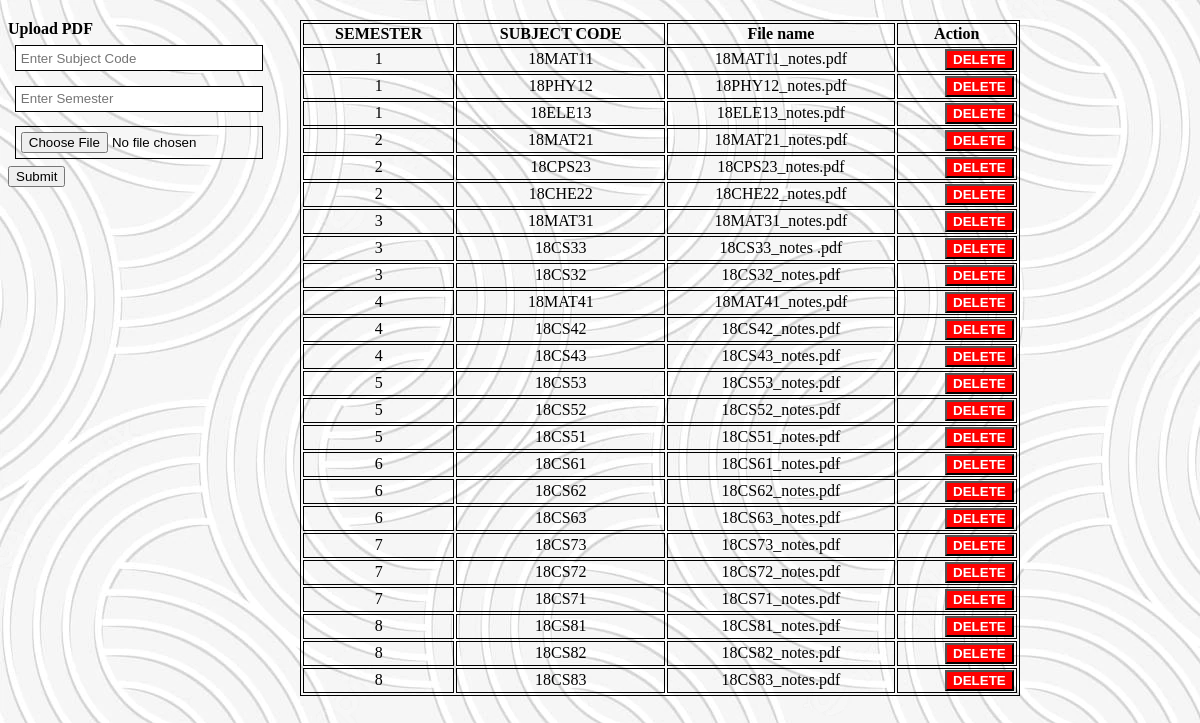
The app's page /Learning/adminnotes.php with its own data.
### tables this page shows
CREATE TABLE `notes` (
  `id` int(11) NOT NULL,
  `sem` int(11) NOT NULL,
  `scode` varchar(100) NOT NULL,
  `filename` varchar(100) NOT NULL
);

### Learning/adminnotes.php (the view, shortened to what this page needs)
<!DOCTYPE html>
<html>
<body>
<?php
require_once 'dbconnect.php';
$selectQuery = "SELECT * FROM `notes` ORDER BY sem";
$squery = mysqli_query($conn, $selectQuery);
 ?>
   <table style="width: 60%; position :absolute; left:25%;" >
      <tr>
         <th>SEMESTER</th>
         <th>SUBJECT CODE</th>
         <th>File name</th>
         <th>Action</th>
      </tr>
      <?php
			 while (($result = mysqli_fetch_assoc($squery))) {
			 ?>
      <tr>
      <td align="center"><?php echo $result['sem'];?></td>
      <td align="center"><?php echo $result['scode'];?></td>
         <td align="center"><?php echo $result['filename'];?></td>
         <td align="center"><form action="adminnotes.php" method="post">
            <input type="submit" class="deletebtn" onclick="
                     alert('Deleted Successfully');" value="DELETE">
         </form>
      </td>
      </tr>
      <?php
          }
			 ?>
   </table>
   <strong>Upload PDF</strong>
				<form method="post" action="uploadnotes.php" enctype="multipart/form-data">
					<div class="form-input py-2">
               <div class="form-group">
							<input type="text" class="form-control"
								placeholder="Enter Subject Code" name="scode">
						</div>
						<div class="form-group">
							<input type="text" class="form-control"
								placeholder="Enter Semester" name="sem">
						</div>
						<div class="form-group">
							<input type="file" name="pdf_file"
								class="form-control" accept=".pdf" required/>
						</div>
						<div class="form-group">
							<input type="submit"
								class="btnRegister" name="submit" value="Submit">
						</div>
					</div>
				</form>
</body>
</html>

### Learning/adminnotes.php (style rules this page uses)
body { background-image: url('white2.jpg'); }
table, th, td { border:1px solid black; }
form { width: 20%; }
.form-control { width: 100%; padding: 2%; margin: 3%; border: 1.2px solid #000; }
.deletebtn { background-color: red; color:white; font-weight:bold; }

### records on screen
notes: sem "1", scode "18MAT11", filename "18MAT11_notes.pdf"
notes: sem "1", scode "18PHY12", filename "18PHY12_notes.pdf"
notes: sem "1", scode "18ELE13", filename "18ELE13_notes.pdf"
notes: sem "2", scode "18MAT21", filename "18MAT21_notes.pdf"
notes: sem "2", scode "18CPS23", filename "18CPS23_notes.pdf"
notes: sem "2", scode "18CHE22", filename "18CHE22_notes.pdf"
notes: sem "3", scode "18MAT31", filename "18MAT31_notes.pdf"
notes: sem "3", scode "18CS33", filename "18CS33_notes .pdf"
notes: sem "3", scode "18CS32", filename "18CS32_notes.pdf"
notes: sem "4", scode "18MAT41", filename "18MAT41_notes.pdf"
notes: sem "4", scode "18CS42", filename "18CS42_notes.pdf"
notes: sem "4", scode "18CS43", filename "18CS43_notes.pdf"
notes: sem "5", scode "18CS53", filename "18CS53_notes.pdf"
notes: sem "5", scode "18CS52", filename "18CS52_notes.pdf"
notes: sem "5", scode "18CS51", filename "18CS51_notes.pdf"
notes: sem "6", scode "18CS61", filename "18CS61_notes.pdf"
notes: sem "6", scode "18CS62", filename "18CS62_notes.pdf"
notes: sem "6", scode "18CS63", filename "18CS63_notes.pdf"
notes: sem "7", scode "18CS73", filename "18CS73_notes.pdf"
notes: sem "7", scode "18CS72", filename "18CS72_notes.pdf"
notes: sem "7", scode "18CS71", filename "18CS71_notes.pdf"
notes: sem "8", scode "18CS81", filename "18CS81_notes.pdf"
notes: sem "8", scode "18CS82", filename "18CS82_notes.pdf"
notes: sem "8", scode "18CS83", filename "18CS83_notes.pdf"
